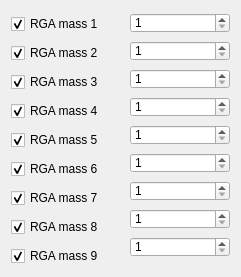
   <widget class="QWidget" name="horizontalLayoutWidget">
    <property name="geometry">
     <rect>
      <x>1850</x>
      <y>60</y>
      <width>241</width>
      <height>258</height>
     </rect>
    </property>
    <layout class="QHBoxLayout" name="horizontalLayout">
     <item>
      <layout class="QVBoxLayout" name="verticalLayout_2">
       <property name="spacing">
        <number>9</number>
       </property>
       <property name="topMargin">
        <number>3</number>
       </property>
       <item>
        <widget class="QCheckBox" name="checkBox_rga1">
         <property name="maximumSize">
          <size>
           <width>16777215</width>
           <height>20</height>
          </size>
         </property>
         <property name="text">
          <string>RGA mass 1</string>
         </property>
         <property name="checked">
          <bool>true</bool>
         </property>
        </widget>
       </item>
       <item>
        <widget class="QCheckBox" name="checkBox_rga2">
         <property name="maximumSize">
          <size>
           <width>16777215</width>
           <height>20</height>
          </size>
         </property>
         <property name="text">
          <string>RGA mass 2</string>
         </property>
         <property name="checked">
          <bool>true</bool>
         </property>
        </widget>
       </item>
       <item>
        <widget class="QCheckBox" name="checkBox_rga3">
         <property name="maximumSize">
          <size>
           <width>16777215</width>
           <height>20</height>
          </size>
         </property>
         <property name="text">
          <string>RGA mass 3</string>
         </property>
         <property name="checked">
          <bool>true</bool>
         </property>
        </widget>
       </item>
       <item>
        <widget class="QCheckBox" name="checkBox_rga4">
         <property name="maximumSize">
          <size>
           <width>16777215</width>
           <height>20</height>
          </size>
         </property>
         <property name="text">
          <string>RGA mass 4</string>
         </property>
         <property name="checked">
          <bool>true</bool>
         </property>
        </widget>
       </item>
       <item>
        <widget class="QCheckBox" name="checkBox_rga5">
         <property name="maximumSize">
          <size>
           <width>16777215</width>
           <height>20</height>
          </size>
         </property>
         <property name="text">
          <string>RGA mass 5</string>
         </property>
         <property name="checked">
          <bool>true</bool>
         </property>
        </widget>
       </item>
       <item>
        <widget class="QCheckBox" name="checkBox_rga6">
         <property name="maximumSize">
          <size>
           <width>16777215</width>
           <height>20</height>
          </size>
         </property>
         <property name="text">
          <string>RGA mass 6</string>
         </property>
         <property name="checked">
          <bool>true</bool>
         </property>
        </widget>
       </item>
       <item>
        <widget class="QCheckBox" name="checkBox_rga7">
         <property name="maximumSize">
          <size>
           <width>16777215</width>
           <height>20</height>
          </size>
         </property>
         <property name="text">
          <string>RGA mass 7</string>
         </property>
         <property name="checked">
          <bool>true</bool>
         </property>
        </widget>
       </item>
       <item>
        <widget class="QCheckBox" name="checkBox_rga8">
         <property name="maximumSize">
          <size>
           <width>16777215</width>
           <height>20</height>
          </size>
         </property>
         <property name="text">
          <string>RGA mass 8</string>
         </property>
         <property name="checked">
          <bool>true</bool>
         </property>
        </widget>
       </item>
       <item>
        <widget class="QCheckBox" name="checkBox_rga9">
         <property name="maximumSize">
          <size>
           <width>16777215</width>
           <height>20</height>
          </size>
         </property>
         <property name="text">
          <string>RGA mass 9</string>
         </property>
         <property name="checked">
          <bool>true</bool>
         </property>
        </widget>
       </item>
      </layout>
     </item>
     <item>
      <layout class="QVBoxLayout" name="verticalLayout_3">
       <item>
        <widget class="QSpinBox" name="spinBox_rga_mass1">
         <property name="maximumSize">
          <size>
           <width>100</width>
           <height>20</height>
          </size>
         </property>
         <property name="minimum">
          <number>1</number>
         </property>
         <property name="maximum">
          <number>80</number>
         </property>
        </widget>
       </item>
       <item>
        <widget class="QSpinBox" name="spinBox_rga_mass2">
         <property name="maximumSize">
          <size>
           <width>100</width>
           <height>20</height>
          </size>
         </property>
         <property name="minimum">
          <number>1</number>
         </property>
         <property name="maximum">
          <number>80</number>
         </property>
        </widget>
       </item>
       <item>
        <widget class="QSpinBox" name="spinBox_rga_mass3">
         <property name="maximumSize">
          <size>
           <width>100</width>
           <height>20</height>
          </size>
         </property>
         <property name="minimum">
          <number>1</number>
         </property>
         <property name="maximum">
          <number>80</number>
         </property>
        </widget>
       </item>
       <item>
        <widget class="QSpinBox" name="spinBox_rga_mass4">
         <property name="maximumSize">
          <size>
           <width>100</width>
           <height>20</height>
          </size>
         </property>
         <property name="minimum">
          <number>1</number>
         </property>
         <property name="maximum">
          <number>80</number>
         </property>
        </widget>
       </item>
       <item>
        <widget class="QSpinBox" name="spinBox_rga_mass5">
         <property name="maximumSize">
          <size>
           <width>100</width>
           <height>20</height>
          </size>
         </property>
         <property name="minimum">
          <number>1</number>
         </property>
         <property name="maximum">
          <number>80</number>
         </property>
        </widget>
       </item>
       <item>
        <widget class="QSpinBox" name="spinBox_rga_mass6">
         <property name="maximumSize">
          <size>
           <width>100</width>
           <height>20</height>
          </size>
         </property>
         <property name="minimum">
          <number>1</number>
         </property>
         <property name="maximum">
          <number>80</number>
         </property>
        </widget>
       </item>
       <item>
        <widget class="QSpinBox" name="spinBox_rga_mass7">
         <property name="maximumSize">
          <size>
           <width>100</width>
           <height>20</height>
          </size>
         </property>
         <property name="minimum">
          <number>1</number>
         </property>
         <property name="maximum">
          <number>80</number>
         </property>
        </widget>
       </item>
       <item>
        <widget class="QSpinBox" name="spinBox_rga_mass8">
         <property name="maximumSize">
          <size>
           <width>100</width>
           <height>20</height>
          </size>
         </property>
         <property name="minimum">
          <number>1</number>
         </property>
         <property name="maximum">
          <number>80</number>
         </property>
        </widget>
       </item>
       <item>
        <widget class="QSpinBox" name="spinBox_rga_mass9">
         <property name="maximumSize">
          <size>
           <width>100</width>
           <height>20</height>
          </size>
         </property>
         <property name="minimum">
          <number>1</number>
         </property>
         <property name="maximum">
          <number>80</number>
         </property>
        </widget>
       </item>
      </layout>
     </item>
    </layout>
   </widget>
